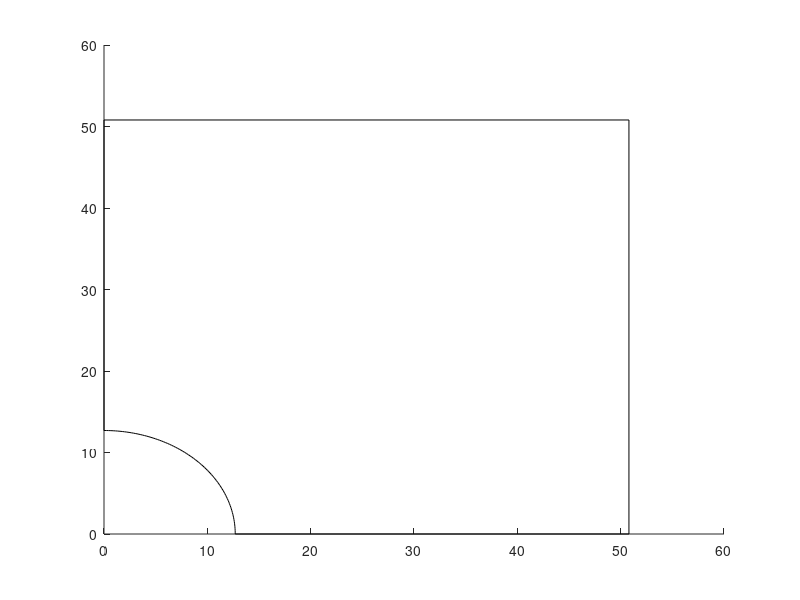

The MATLAB script that drew this image:
function drawYang
% draw circumference of open hole test (Yang and Cox 2005)

ll = 50.8;
bb = 50.8;
rr = 12.7;

lw = .5;

hold on

xs = [rr ll ll 0 0];
ys = [0 0 bb bb rr];
zs = ones(size(xs))*2.;
line(xs,ys,zs,'color','k','linewidth',lw);

ths=0:1:90;
xs=rr*cosd(ths);
ys=rr*sind(ths);
zs = ones(size(xs))*2.;
line(xs,ys,zs,'color','k','linewidth',lw);

